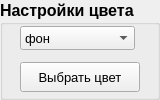
           <widget class="QGroupBox" name="groupBox_utils">
            <property name="minimumSize">
             <size>
              <width>160</width>
              <height>100</height>
             </size>
            </property>
            <property name="maximumSize">
             <size>
              <width>160</width>
              <height>100</height>
             </size>
            </property>
            <property name="font">
             <font>
              <family>MS Shell Dlg 2</family>
              <pointsize>12</pointsize>
              <weight>75</weight>
              <bold>true</bold>
             </font>
            </property>
            <property name="toolTip">
             <string/>
            </property>
            <property name="statusTip">
             <string>Настройки цвета</string>
            </property>
            <property name="title">
             <string>Настройки цвета</string>
            </property>
            <widget class="QWidget" name="layoutWidget">
             <property name="geometry">
              <rect>
               <x>10</x>
               <y>20</y>
               <width>141</width>
               <height>78</height>
              </rect>
             </property>
             <layout class="QGridLayout" name="gridLayout">
              <item row="0" column="0">
               <widget class="QComboBox" name="comboBox_color">
                <property name="minimumSize">
                 <size>
                  <width>115</width>
                  <height>24</height>
                 </size>
                </property>
                <property name="maximumSize">
                 <size>
                  <width>115</width>
                  <height>24</height>
                 </size>
                </property>
                <property name="font">
                 <font>
                  <pointsize>10</pointsize>
                  <weight>50</weight>
                  <bold>false</bold>
                  <kerning>true</kerning>
                 </font>
                </property>
                <property name="toolTip">
                 <string/>
                </property>
                <property name="statusTip">
                 <string>Нажмите, чтобы выбрать параметр для изменения цвета</string>
                </property>
                <item>
                 <property name="text">
                  <string>фон</string>
                 </property>
                </item>
                <item>
                 <property name="text">
                  <string>многоугольник</string>
                 </property>
                </item>
                <item>
                 <property name="text">
                  <string>отсекатель</string>
                 </property>
                </item>
                <item>
                 <property name="text">
                  <string>результат</string>
                 </property>
                </item>
               </widget>
              </item>
              <item row="1" column="0">
               <widget class="QPushButton" name="pushButton_color">
                <property name="minimumSize">
                 <size>
                  <width>120</width>
                  <height>30</height>
                 </size>
                </property>
                <property name="maximumSize">
                 <size>
                  <width>120</width>
                  <height>30</height>
                 </size>
                </property>
                <property name="font">
                 <font>
                  <pointsize>10</pointsize>
                  <weight>50</weight>
                  <bold>false</bold>
                 </font>
                </property>
                <property name="toolTip">
                 <string>Нажмите, чтобы выбрать цвет</string>
                </property>
                <property name="statusTip">
                 <string>Нажмите, чтобы выбрать цвет </string>
                </property>
                <property name="text">
                 <string>Выбрать цвет</string>
                </property>
               </widget>
              </item>
             </layout>
            </widget>
           </widget>
